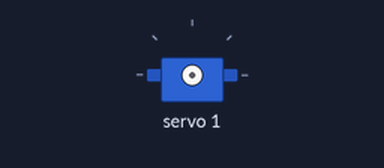
A sketch run on a simulated Arduino Uno, built with avr-gcc and run on an emulated ATmega328P. Shown: servo. What the sketch prints to the serial monitor is not drawn.

Above: at 0.05 s.
At 0.8 s:
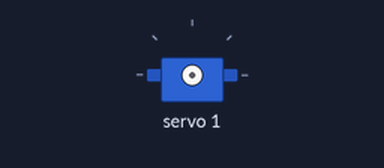
At 1.55 s:
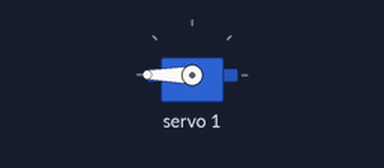
At 3.05 s:
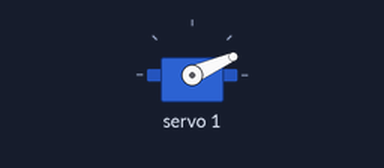
Timing chart, 0 to 8.5 s (numbered marks = the images above):
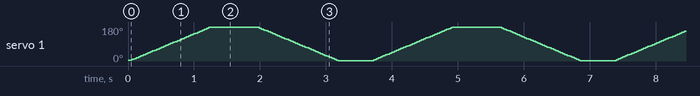

The sketch:

servo.ino
```cpp
#include <Wire.h>
#include <Adafruit_PWMServoDriver.h>

Adafruit_PWMServoDriver pwm = Adafruit_PWMServoDriver();

#define USMIN  550 // This is the rounded 'minimum' microsecond length based on the minimum pulse of 150
#define USMAX  2555 // This is the rounded 'maximum' microsecond length based on the maximum pulse of 600
#define SERVO_FREQ 50 // Analog servos run at ~50 Hz updates

uint8_t servonum = 1;

void setup() {
  Serial.begin(9600);
  Serial.println("8 channel Servo test!");

  pwm.begin();

  pwm.setOscillatorFrequency(27000000);
  pwm.setPWMFreq(SERVO_FREQ);  // Analog servos run at ~50 Hz updates

  delay(10);
}

void loop() {
  Serial.println(servonum);

  for (uint16_t microsec = USMIN; microsec < USMAX; microsec++) {
    pwm.writeMicroseconds(servonum, microsec);
  }

  delay(500);
  for (uint16_t microsec = USMAX; microsec > USMIN; microsec--) {
    pwm.writeMicroseconds(servonum, microsec);
  }

  delay(500);


}
```
